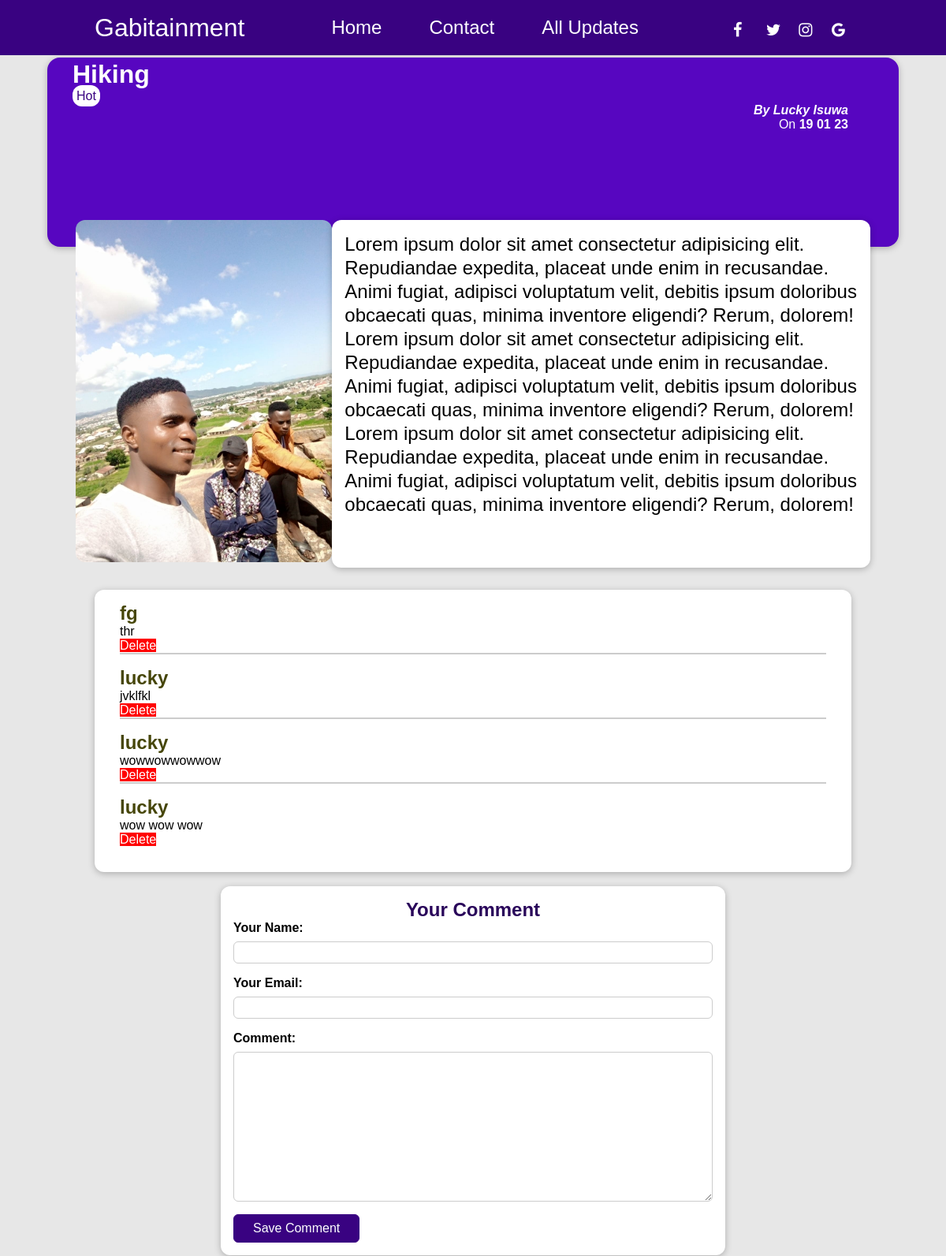
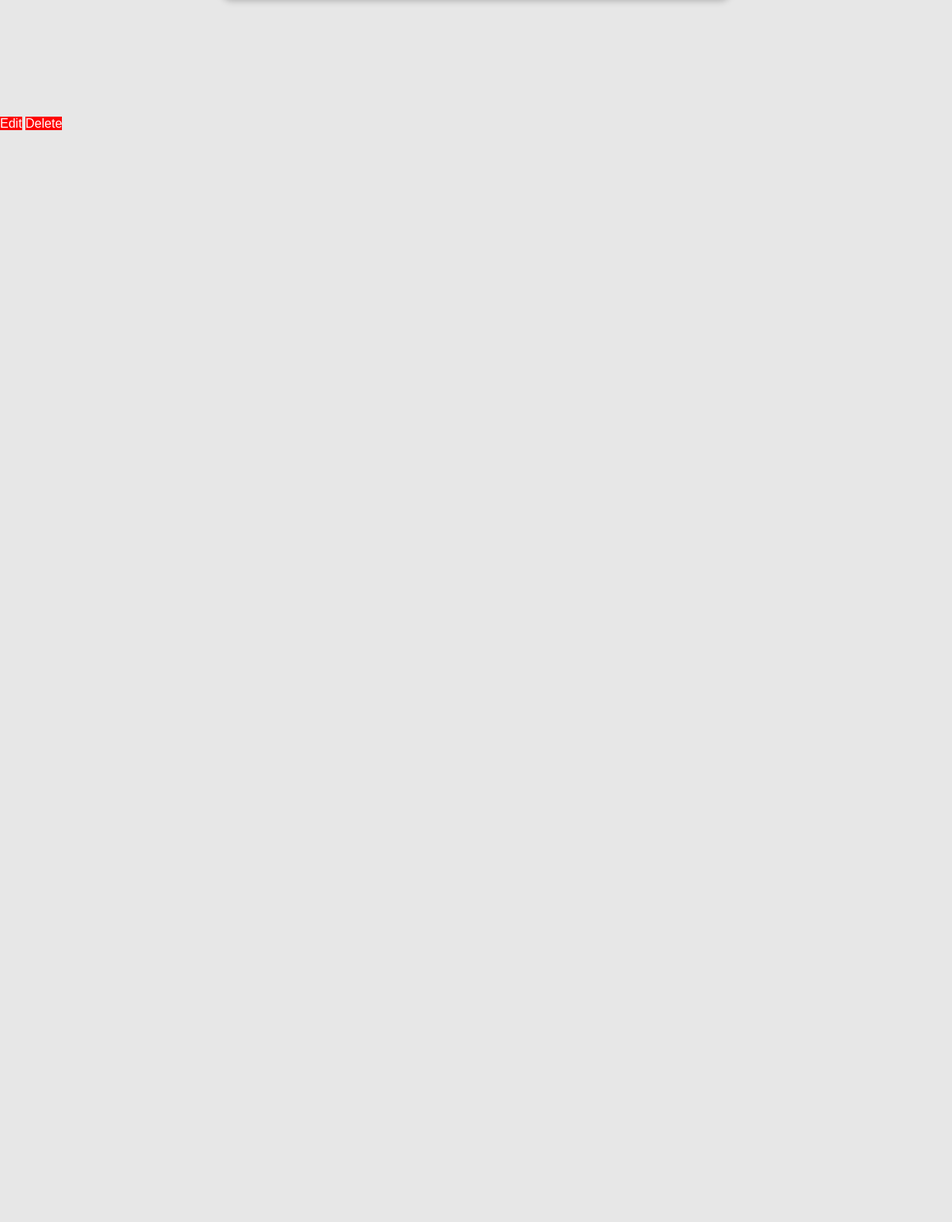
The app's page /posts/hike-the-mountain2 with its own data (2 pictures, top to bottom).
### blog/models.py (models this page shows, shortened)
class Post(models.Model):
    title=models.CharField(max_length=150,blank=True, null=True)
    excerpt=models.CharField(max_length=200)
    image=models.ImageField(upload_to="posts", null=True)
    date=models.DateField(auto_now=True)
    slug=models.SlugField(unique=True, db_index=True)
    content=models.TextField(validators=[MinLengthValidator(10)])
    Author=models.ForeignKey(Author, on_delete=models.SET_NULL, null=True, related_name="posts")
    tags=models.ManyToManyField(Tag, null=True, blank=True)

class Tag(models.Model):
    caption=models.CharField(max_length=20)

class Author(models.Model):
    first_name=models.CharField(max_length=100)
    last_name=models.CharField(max_length=100)
    email_address=models.EmailField(null=True)
    def full_name(self):
        return f"{self.first_name}  {self.last_name}"
    def __str__(self):
        return self.full_name()

class Comment(models.Model):
    user_name=models.CharField(max_length=120)
    user_email=models.EmailField()
    text=models.TextField(max_length=400)
    post=models.ForeignKey(Post, on_delete=models.CASCADE, related_name="comments")

### blog/views.py (the view, shortened to what this page needs)
# urls.py: path("posts/<slug:slug>", views.PostDetailView.as_view(), name="post-detail-page")
class PostDetailView(DetailView):
   def get(self, request, slug):
    post=Post.objects.get(slug=slug)
    context={
        "post":post,
        "post_tags":post.tags.all(),
        "comment_form":CommentForm(),
        "comments":post.comments.all().order_by("-id")
    }
    return render(request, "blog/post-detail.html", context)

### blog/forms.py
class CommentForm(forms.ModelForm):
    class Meta:
        model=Comment
        exclude=["post"]
        labels={
            "user_name":"Your Name",
            "user_email":"Your Email",
            "text":"Comment"
        }

### blog/templates/blog/post-detail.html (shortened to what this page needs)
{% extends 'base.html' %}
{% load static %}
{% block css_files %}
    <link rel="stylesheet" href="{% static 'blog/post-detail.css' %}">
{% endblock  %}
{% block content  %}
<section id="summary">
    <h2>{{post.title}}</h2>
    <div>
        {% for tag in post_tags %}
            <span class="tag">{{tag.caption}}</span>
        {% endfor %}
    </div>
    <article>
        <address>By <a href="mailto:luckykamshak@gmail.com"> {{post.Author}}</a></address>
        <div>
             On <time>{{post.date|date:"d m y"}}</time>
        </div>
    </article>
</section>
<divc class="main">
    <section id="detail-img">
        <img src="{{post.image.url}}" alt="{{post.title}}">
    </section>
    <main>
        {{post.content|linebreaks}}
    </main>
</divc>
<section id="comments">
    <ul>
        {% for comment in comments %}
            <li>
                <h2>{{comment.user_name}}</h2>
                <p>{{comment.text}}</p>
                <a  style="background-color:red" href="{% url 'delete-comment' comment.id %}">Delete</a>
            </li>
        {% endfor %}
    </ul>
</section>
<div>
    <section id="comment-form">
        <h2> Your Comment</h2>
        <form action="{% url 'post-detail-page' post.slug %}" method="POST">
            {% for form_field in comment_form %}
                <div class="form-control">
                {{form_field.label_tag}}
                {{form_field}}
                </div>
            {% endfor %}
            <button>Save Comment</button>
        </form>
</section>
</div>
<a  style="background-color:red" href="{% url 'update-post' post.id %}">Edit</a>
<a  style="background-color:red" href="{% url 'delete-post' post.id %}">Delete</a>
<svg xmlns="http://www.w3.org/2000/svg" viewBox="0 0 448 512"></svg>
{% endblock %}

### templates/base.html (shortened to what this page needs)
{% load static %}
<!DOCTYPE html>
<html lang="en">
<head>
    <link rel="stylesheet" href="{% static 'app.css' %}">
    <link rel="stylesheet" href="https://cdnjs.cloudflare.com/ajax/libs/font-awesome/4.7.0/css/font-awesome.min.css">
    {% block  css_files%}{% endblock  %}
</head>
<body>
    <header>
        <nav class="navbar">
          <a class="nav-branding" href="{% url 'starting-page' %}">Gabitainment</a>
          <ul class="nav-menu">
              <li class="nav-item">
                  <a href="{% url 'starting-page' %}" class="nav-link">Home</a>
              </li>
              <li class="nav-item">
                <a href="#" class="nav-link">Contact</a>
              </li>
              <li class="nav-item">
                <a href="{% url 'posts-page' %}" class="nav-link">All Updates</a>
              </li>
          </ul>
          <div class="nlinks">
            <a href="#" class="fa fa-facebook"> </a>
            <a href="#" class="fa fa-twitter"></a>
            <a href="#" class="fa fa-instagram"></a>
            <a href="#" class="fa fa-google"></a>
        </div>
        </nav>
      </header>
    {% block content %}
    {% endblock  %}
</body>
</html>

### static/app.css (style rules this page uses)
* { padding: 0; margin: 0; box-sizing: border-box; }
header { background-color:#390281; }
li { list-style: none; }
a { color: white; text-decoration: none; }
.nlinks .fa { border-radius: 100%; height: 20px; width: 20px; text-align: center; font-size: 20px; padding: 10px 25px 25px 10px; }
.navbar { font-size: 1.5rem; width: 100%; min-height: 70px; display: flex; justify-content: space-between; align-items: center; padding: 0 24px; padding: 0 10%; }
.nav-menu { display: flex; justify-content: space-between; align-items: center; gap: 60px; }
.nav-branding { font-size: 2rem; }
.nav-link { transition: 0.7 ease; }

### blog/static/blog/post-detail.css (style rules this page uses)
body { background-color: #e7e7e7; font-family: Arial, Helvetica, sans-serif; }
#summary { margin: 0.2rem auto 1rem auto; padding: 0.2rem 2rem; width: 90%; max-width: 90rem; border-radius: 16px; background-color: #5706c0; position: relative; box-shadow: 0 2px 8px rgba(0, 0, 0, 0.25); height: 15rem; }
#summary h2 { color: white; font-size: 2rem; }
#summary article { padding: 0 2rem; border-radius: 12px; text-align: right; color: white; }
#summary address { font-weight: bold; }
#summary a { color: white; text-decoration: none; }
#summary time { font-weight: bold; }
main { line-height: 30px; background-color: white; padding: 1rem; border-radius: 12px; box-shadow: 0 2px 8px rgba(0, 0, 0, 0.25); flex: 8; width: 50%; }
#detail-img { width: 50%; flex:4; }
#detail-img img { width: 100%; border-radius: 12px; }
.main { font-size: 1.5rem; line-height: 30px; padding: 0 8%; display: flex; position: relative; top: -50px; }
.tag { background-color: white; color: #390281; padding: 5px; border-radius: 12px; }
#comment-form { position: relative; top: -100px; margin: 3rem auto; width: 90%; max-width: 40rem; border-radius: 12px; background-color: white; box-shadow: 0 2px 9px rgba(0,0,0,0.25); padding: 1rem; }
#comment-form button { background-color: #390281; font: inherit; color: white; border: 1px solid #390281; padding: 0.5rem 1.5rem; border-radius: 6px; }
.form-control { margin-bottom: 1rem; }
#comment-form h2 { color: #29045a; text-align: center; }
.form-control label { font-weight: bold; margin-bottom: 0.5rem; display: block; }
.form-control input, .form-control textarea { display: block; width: 100%; font:inherit; padding: 0.25rem; border-radius: 6px; border: 1px solid #ccc; }
#comments { position: relative; top: -70px; margin: 3rem auto; width: 90%; max-width: 60rem; border-radius: 12px; background-color: white; box-shadow: 0 2px 9px rgba(0,0,0,0.25); padding: 1rem 2rem; }
#comments ul { list-style: none; margin: 0; padding: o; }
#comments h2 { color: #464609; }
#comments li { margin-bottom: 1rem; border-bottom: 2px solid#ccc; }
#comments li:last-of-type { border: none; }

### records on screen
Post: title "Hiking", Author "Lucky Isuwa", date "19 01 23", image (picture), content "Lorem ipsum dolor sit amet consectetur adipisicing elit. Repudiandae expedita, placeat unde enim in recusandae. Animi fugiat, adipisci voluptatum velit, debitis ipsum doloribus obcaecati quas, minima inventore eligendi? Rerum, dolorem! Lorem ipsum dolor sit amet consectetur adipisicing elit. Repudiandae expedita, placeat unde enim in recusandae. Animi fugiat, adipisci voluptatum velit, debitis ipsum doloribus obcaecati quas, minima inventore eligendi? Rerum, dolorem! Lorem ipsum dolor sit amet consectetur adipisicing elit. Repudiandae expedita, placeat unde enim in recusandae. Animi fugiat, adipisci voluptatum velit, debitis ipsum doloribus obcaecati quas, minima inventore eligendi? Rerum,…"
Tag: caption "Hot"
Comment: user_name "fg", text "thr"
Comment: user_name "lucky", text "jvklfkl"
Comment: user_name "lucky", text "wowwowwowwow"
Comment: user_name "lucky", text "wow wow wow"
